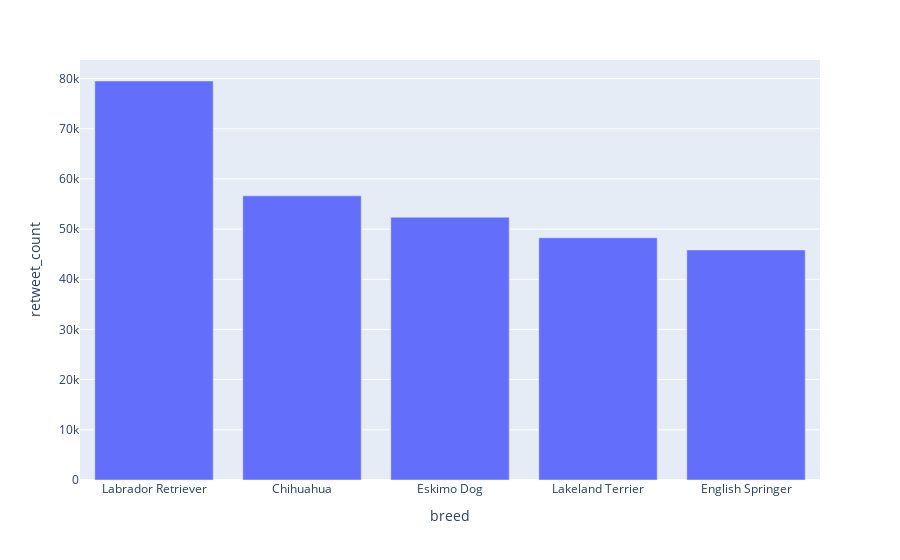

This figure's notebook cell:
### Code cell
#Top 5 breed of dogs according to retweet_count
df[['tweet_id', 'breed', 'retweet_count']].sort_values(by='retweet_count', ascending=False).head(5)
plot_df = df[['tweet_id', 'breed', 'retweet_count']].sort_values(by='retweet_count', ascending=False).head(5)

fig = px.bar(plot_df, x='breed', y='retweet_count')
fig

### Figure 1 — Plotly figure (JSON) as saved in the notebook; plotly's stock layout.template omitted (floating-point values rounded to 4 significant figures)
{"data": [{"alignmentgroup": "True", "hovertemplate": "breed=%{x}<br>retweet_count=%{y}<extra></extra>", "legendgroup": "", "marker": {"color": "#636efa"}, "name": "", "offsetgroup": "", "orientation": "v", "showlegend": false, "textposition": "auto", "type": "bar", "x": ["Labrador Retriever", "Chihuahua", "Eskimo Dog", "Lakeland Terrier", "English Springer"], "xaxis": "x", "y": [79515, 56625, 52360, 48265, 45849], "yaxis": "y"}], "layout": {"autosize": true, "barmode": "relative", "legend": {"tracegroupgap": 0}, "margin": {"t": 60}, "xaxis": {"anchor": "y", "autorange": true, "domain": [0, 1], "range": [-0.5, 4.5], "title": {"text": "breed"}, "type": "category"}, "yaxis": {"anchor": "x", "autorange": true, "domain": [0, 1], "range": [0, 83700], "title": {"text": "retweet_count"}, "type": "linear"}}}
